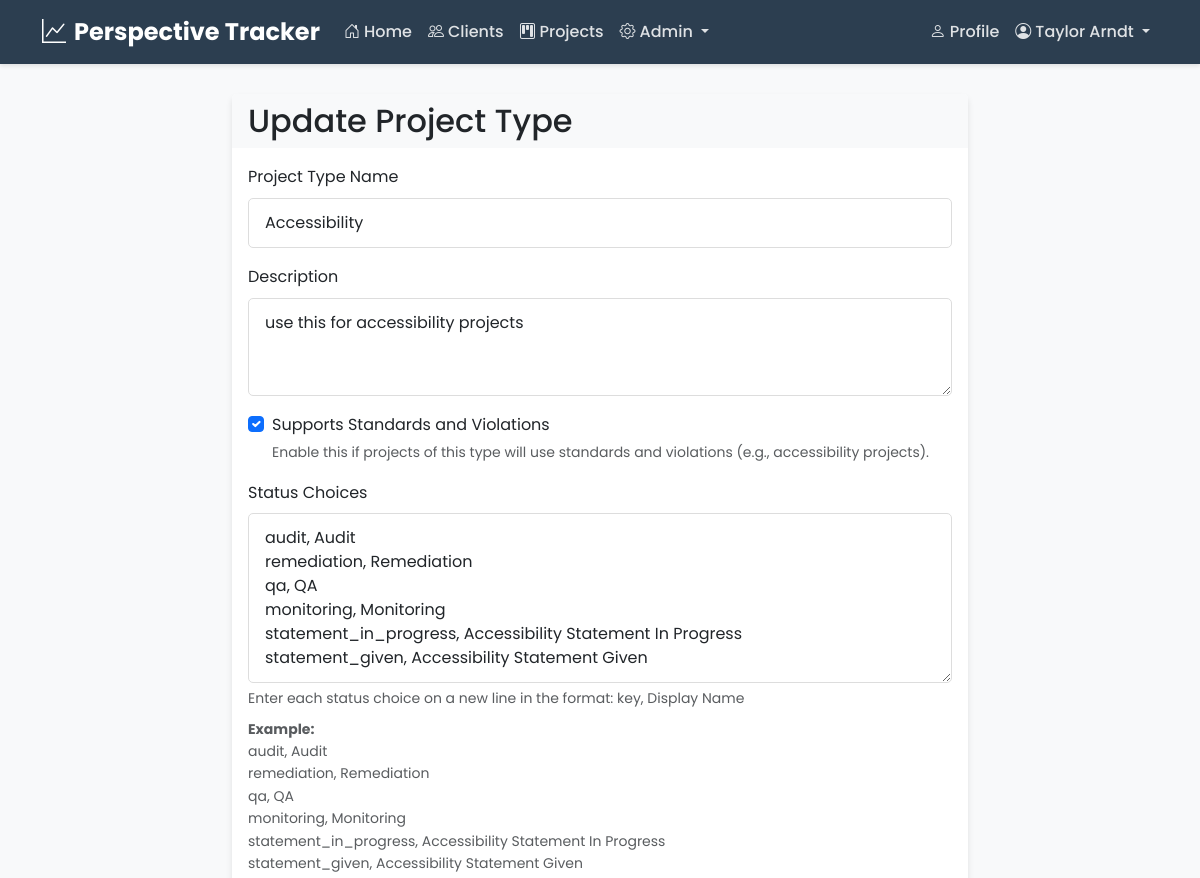
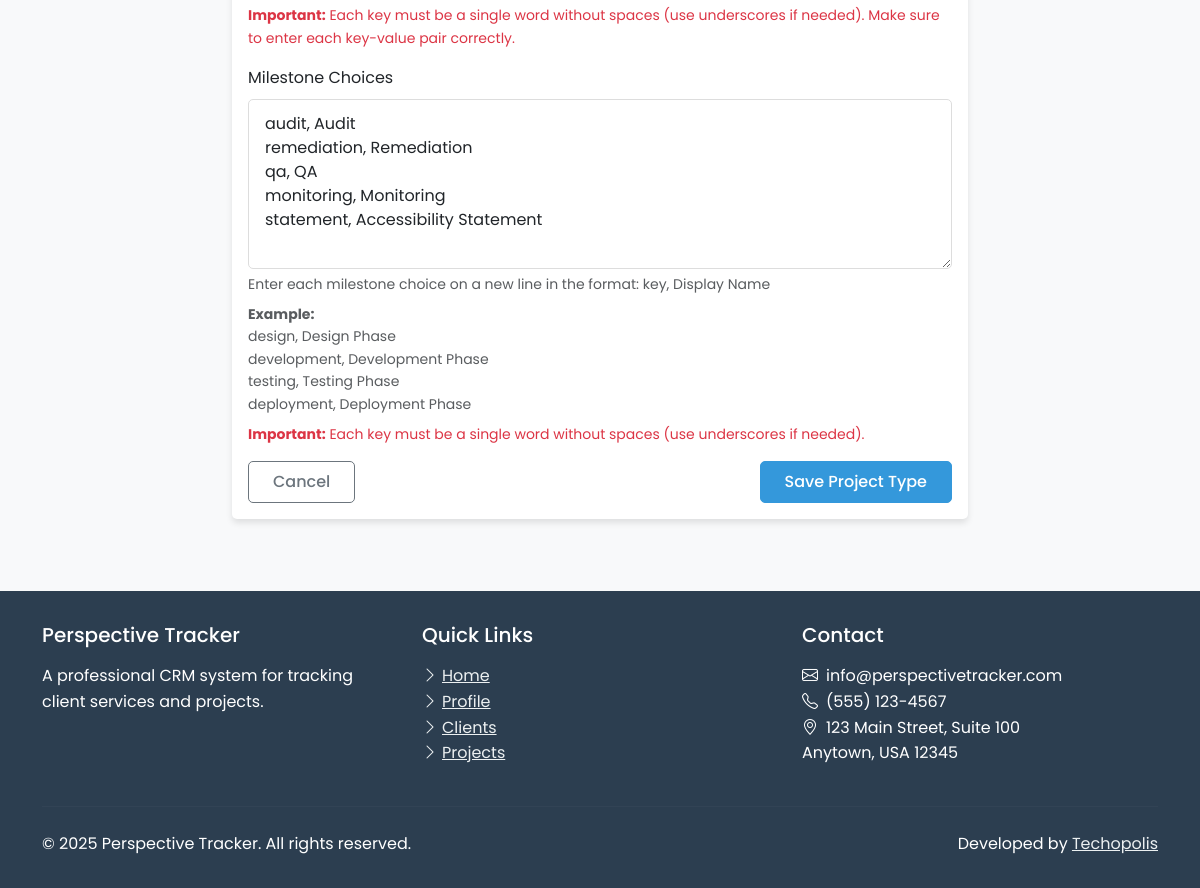
The page /projects/types/2/update/ (signed in) on the database its author committed (2 pictures, top to bottom).
### users/models.py (models this page shows, shortened)
class CustomUser(AbstractUser):
    username = None
    email = models.EmailField(unique=True)
    role = models.ForeignKey(Role, on_delete=models.CASCADE, null=True, blank=True)
    profile_picture = models.ImageField(upload_to='profile_pics/', null=True, blank=True)
    bio = models.TextField(max_length=500, blank=True)
    phone_number = models.CharField(max_length=20, blank=True)
    job_title = models.CharField(max_length=100, blank=True)
    USERNAME_FIELD = 'email'
    REQUIRED_FIELDS = []
    objects = CustomUserManager()

### projects/models.py (models this page shows, shortened)
class ProjectType(models.Model):
    name = models.CharField(max_length=100, unique=True)
    description = models.TextField(blank=True)
    slug = models.SlugField(max_length=100, unique=True)
    supports_standards = models.BooleanField(default=False, help_text="Whether this project type supports standards and violations")
    status_choices = models.JSONField(default=list, blank=True, help_text="List of status choices for this project type in format [['key', 'Display Name'], ...]")
    milestone_choices = models.JSONField(default=list, blank=True, help_text="List of milestone choices for this project type in format [['key', 'Display Name'], ...]")

### users/views.py (the view)
    def wrapper(request, *args, **kwargs):
        if has_role(request.user, Role.ADMIN):
            return view_func(request, *args, **kwargs)
        return HttpResponseForbidden("You don't have permission to access this page.")

### projects/views.py (called while the page is built)
@login_required
@admin_required
def project_type_update(request, pk):
    project_type = get_object_or_404(ProjectType, pk=pk)
    if request.method == 'POST':
        form = ProjectTypeForm(request.POST, instance=project_type)
        if form.is_valid():
            form.save()
            messages.success(request, f"Project type '{project_type.name}' updated successfully.")
            return redirect('projects:project_type_list')
    else:
        form = ProjectTypeForm(instance=project_type)
    context = {
        'form': form,
        'project_type': project_type,
        'title': 'Update Project Type',
    }
    return render(request, 'projects/project_type_form.html', context)

### users/views.py (called while the page is built)
def has_role(user, role_name):
    if user.is_superuser and role_name == Role.ADMIN:
        return True
    return user.is_authenticated and user.role and user.role.name == role_name

def admin_required(view_func):
    def wrapper(request, *args, **kwargs):
        if has_role(request.user, Role.ADMIN):
            return view_func(request, *args, **kwargs)
        return HttpResponseForbidden("You don't have permission to access this page.")
    return wrapper

### projects/templates/projects/project_type_form.html (shortened to what this page needs)
{% extends "users/base.html" %}
{% load static %}
{% block content %}
<div class="container mt-4">
    <div class="row justify-content-center">
        <div class="col-md-8">
            <div class="card">
                <div class="card-header bg-light">
                    <h2 class="mb-0">{{ title }}</h2>
                </div>
                <div class="card-body">
                    <form method="post">
                        <div class="mb-3">
                            <label for="{{ form.name.id_for_label }}" class="form-label">Project Type Name</label>
                            {{ form.name }}
                        </div>
                        <div class="mb-3">
                            <label for="{{ form.description.id_for_label }}" class="form-label">Description</label>
                            {{ form.description }}
                        </div>
                        <div class="mb-3 form-check">
                            {{ form.supports_standards }}
                            <label class="form-check-label" for="{{ form.supports_standards.id_for_label }}">
                                Supports Standards and Violations
                            </label>
                            <div class="form-text">Enable this if projects of this type will use standards and violations (e.g., accessibility projects).</div>
                        </div>
                        <div class="mb-3">
                            <label for="{{ form.status_choices_text.id_for_label }}" class="form-label">Status Choices</label>
                            {{ form.status_choices_text }}
                            <div class="form-text">{{ form.status_choices_text.help_text }}</div>
                            <div class="form-text mt-2">
                                <strong>Example:</strong><br>
                                audit, Audit<br>
                                remediation, Remediation<br>
                                qa, QA<br>
                                monitoring, Monitoring<br>
                                statement_in_progress, Accessibility Statement In Progress<br>
                                statement_given, Accessibility Statement Given
                            </div>
                            <div class="form-text mt-2 text-danger">
                                <strong>Important:</strong> Each key must be a single word without spaces (use underscores if needed). Make sure to enter each key-value pair correctly.
                            </div>
                        </div>
                        <div class="mb-3">
                            <label for="{{ form.milestone_choices_text.id_for_label }}" class="form-label">Milestone Choices</label>
                            {{ form.milestone_choices_text }}
                            <div class="form-text">{{ form.milestone_choices_text.help_text }}</div>
                            <div class="form-text mt-2">
                                <strong>Example:</strong><br>
                                design, Design Phase<br>
                                development, Development Phase<br>
                                testing, Testing Phase<br>
                                deployment, Deployment Phase
                            </div>
                            <div class="form-text mt-2 text-danger">
                                <strong>Important:</strong> Each key must be a single word without spaces (use underscores if needed).
                            </div>
                        </div>
                        <div class="d-flex justify-content-between">
                            <a href="{% url 'projects:project_type_list' %}" class="btn btn-outline-secondary">Cancel</a>
                            <button type="submit" class="btn btn-primary">Save Project Type</button>
                        </div>
                    </form>
                </div>
            </div>
        </div>
    </div>
</div>
{% endblock %}

### users/templates/users/base.html (shortened to what this page needs)
<!DOCTYPE html>
<html lang="en">
<head>
    <link href="https://cdn.jsdelivr.net/npm/bootstrap@5.3.0-alpha1/dist/css/bootstrap.min.css" rel="stylesheet">
    <link rel="stylesheet" href="https://cdn.jsdelivr.net/npm/bootstrap-icons@1.10.3/font/bootstrap-icons.css">
    <link rel="stylesheet" href="/static/css/style.css">
</head>
<body>
    <nav class="navbar navbar-expand-md navbar-dark fixed-top">
        <div class="container">
            <a class="navbar-brand" href="{% url 'home' %}">
                <i class="bi bi-graph-up me-2"></i>Perspective Tracker
            </a>
            <div class="collapse navbar-collapse" id="navbarNav">
                <ul class="navbar-nav me-auto">
                    <li class="nav-item">
                        <a class="nav-link {% if request.path == '/' %}active{% endif %}" href="{% url 'home' %}">
                            <i class="bi bi-house-door me-1"></i>Home
                        </a>
                    </li>
                    {% if user.is_authenticated %}
                        {% if user.is_superuser or user.role.name == 'admin' or user.role.name == 'staff' %}
                            <li class="nav-item">
                                <a class="nav-link {% if '/clients/' in request.path %}active{% endif %}" href="{% url 'client_list' %}">
                                    <i class="bi bi-people me-1"></i>Clients
                                </a>
                            </li>
                            <li class="nav-item">
                                <a class="nav-link {% if '/projects/' in request.path %}active{% endif %}" href="{% url 'projects:project_list' %}">
                                    <i class="bi bi-kanban me-1"></i>Projects
                                </a>
                            </li>
                            {% if user.is_superuser or user.role.name == 'admin' %}
                            <li class="nav-item dropdown">
                                <a class="nav-link dropdown-toggle" href="#" id="adminDropdown" role="button" data-bs-toggle="dropdown" aria-expanded="false">
                                    <i class="bi bi-gear me-1"></i>Admin
                                </a>
                            </li>
                            {% endif %}
                        {% endif %}
                    {% endif %}
                </ul>
                <ul class="navbar-nav">
                    {% if user.is_authenticated %}
                        <li class="nav-item">
                            <a class="nav-link {% if '/profile/' in request.path %}active{% endif %}" href="{% url 'profile' %}">
                                <i class="bi bi-person me-1"></i>Profile
                            </a>
                        </li>
                        <li class="nav-item dropdown">
                            <a class="nav-link dropdown-toggle" href="#" id="navbarDropdown" role="button" data-bs-toggle="dropdown" aria-expanded="false">
                                <i class="bi bi-person-circle me-1"></i>{{ user.first_name }} {{ user.last_name }}
                            </a>
                        </li>
                    {% else %}
                        <li class="nav-item">
                            <a class="nav-link btn btn-outline-light btn-sm ms-2 px-3" href="{% url 'login' %}">
                                <i class="bi bi-box-arrow-in-right me-1"></i>Login
                            </a>
                        </li>
                    {% endif %}
                </ul>
            </div>
        </div>
    </nav>
    <main>
        {% block content %}{% endblock %}
    </main>
    <footer>
        <div class="container">
            <div class="row">
                <div class="col-md-4 mb-4 mb-md-0">
                    <h5 class="mb-3">Perspective Tracker</h5>
                    <p class="mb-0">A professional CRM system for tracking client services and projects.</p>
                </div>
                <div class="col-md-4 mb-4 mb-md-0">
                    <h5 class="mb-3">Quick Links</h5>
                    <ul class="list-unstyled">
                        <li><a href="{% url 'home' %}"><i class="bi bi-chevron-right me-1"></i>Home</a></li>
                        {% if user.is_authenticated %}
                            <li><a href="{% url 'profile' %}"><i class="bi bi-chevron-right me-1"></i>Profile</a></li>
                            {% if user.is_superuser or user.role.name == 'admin' or user.role.name == 'staff' %}
                                <li><a href="{% url 'client_list' %}"><i class="bi bi-chevron-right me-1"></i>Clients</a></li>
                                <li><a href="{% url 'projects:project_list' %}"><i class="bi bi-chevron-right me-1"></i>Projects</a></li>
                            {% endif %}
                        {% else %}
                            <li><a href="{% url 'login' %}"><i class="bi bi-chevron-right me-1"></i>Login</a></li>
                        {% endif %}
                    </ul>
                </div>
                <div class="col-md-4">
                    <h5 class="mb-3">Contact</h5>
                    <ul class="list-unstyled">
                        <li><i class="bi bi-envelope me-2"></i>info@perspectivetracker.com</li>
                        <li><i class="bi bi-telephone me-2"></i>(555) 123-4567</li>
                        <li><i class="bi bi-geo-alt me-2"></i>123 Main Street, Suite 100<br>Anytown, USA 12345</li>
                    </ul>
                </div>
            </div>
            <hr class="mt-4 mb-4" style="border-color: rgba(255,255,255,0.1);">
            <div class="row justify-content-between align-items-center">
                <div class="col-md-6 text-center text-md-start">
                    <p class="mb-0">&copy; {% now "Y" %} Perspective Tracker. All rights reserved.</p>
                </div>
                <div class="col-md-6 text-center text-md-end">
                    <p class="mb-0">Developed by <a href="https://www.techopolis.courses/" target="_blank">Techopolis</a></p>
                </div>
            </div>
        </div>
    </footer>
</body>
</html>

### perspectivetracker/static/css/style.css (style rules this page uses)
:root { --primary-color: #2c3e50; --secondary-color: #3498db; --accent-color: #e74c3c; --light-color: #ecf0f1; --dark-color: #2c3e50; --success-color: #2ecc71; --warning-color: #f39c12; --danger-color: #e74c3c; --text-color: #333; --text-light: #7f8c8d; --border-radius: 5px; --box-shadow: 0 4px 6px rgba(0, 0, 0, 0.1); --transition: all 0.3s ease; }
body { font-family: 'Poppins', sans-serif; color: var(--text-color); line-height: 1.6; background-color: #f8f9fa; padding-top: 70px; }
.navbar { background-color: var(--primary-color) !important; box-shadow: 0 2px 4px rgba(0, 0, 0, 0.1); }
.navbar-brand { font-weight: 700; font-size: 1.5rem; color: white !important; }
.navbar-dark .navbar-nav .nav-link { color: rgba(255, 255, 255, 0.85) !important; font-weight: 500; transition: var(--transition); }
.card { border: none; border-radius: var(--border-radius); box-shadow: var(--box-shadow); transition: var(--transition); margin-bottom: 1.5rem; }
.card-header { font-weight: 600; border-bottom: none; }
.btn { font-weight: 500; border-radius: var(--border-radius); padding: 0.5rem 1.5rem; transition: var(--transition); }
.btn-primary { background-color: var(--secondary-color); border-color: var(--secondary-color); }
footer { background-color: var(--primary-color); color: white; padding: 2rem 0; margin-top: 3rem; }
footer a { color: var(--light-color); transition: var(--transition); }
.form-control { border-radius: var(--border-radius); padding: 0.75rem 1rem; border: 1px solid #ddd; }

### rows shown on the page
CustomUser: first_name "Taylor", last_name "Arndt"
ProjectType: name "Accessibility", description "use this for accessibility projects", supports_standards "☑"

### other values the page prints
{{ title }} "Update Project Type"
